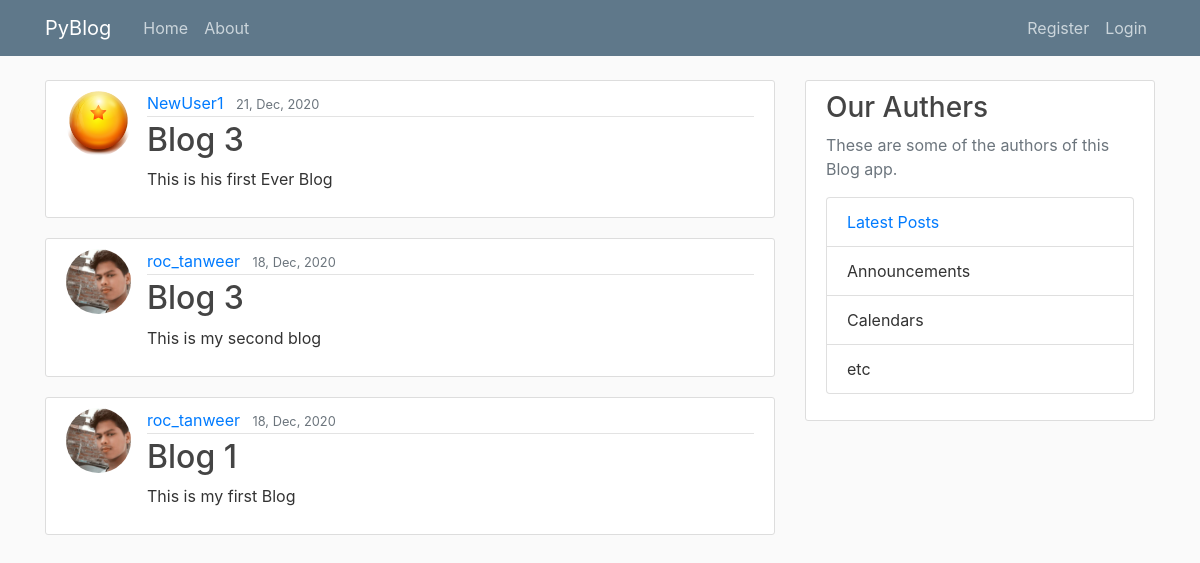
The app's page /, older data.
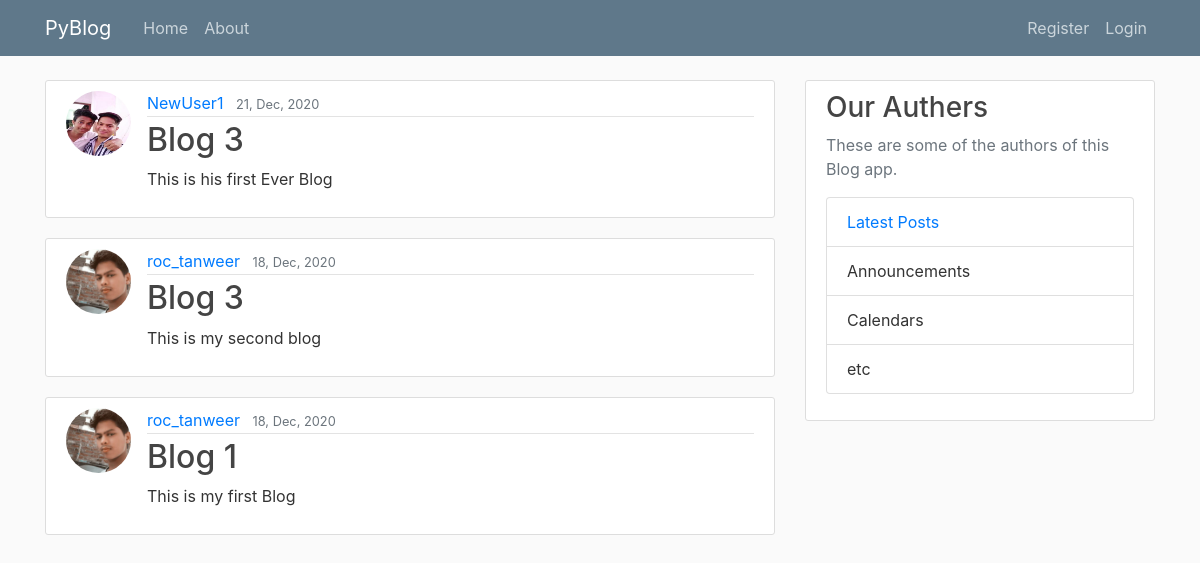
The same page, newer data.
### Blog/models.py (models this page shows, shortened)
class Post(models.Model):
    title = models.CharField(max_length=100)
    content = models.TextField()
    date_posted = models.DateTimeField(default=timezone.now)
    author = models.ForeignKey(User, on_delete=models.CASCADE)

### users/models.py (models this page shows, shortened)
class Profile(models.Model):
    user = models.OneToOneField(User, on_delete=models.CASCADE)
    image = models.ImageField(default='default.jpg', upload_to='profile_pics')

### Blog/views.py (the view)
# urls.py: path('', views.PostListView.as_view(), name='blog-home'),
class PostListView(ListView):
    model = Post
    context_object_name = 'posts'
    template_name = 'Blog/home.html'
    paginate_by = 10
    ordering = ['-date_posted']

### Blog/templates/Blog/home.html (shortened to what this page needs)
{% extends 'Blog/base.html' %}
{% block content %}
{% for post in posts %}
<article class="media content-section">
    <img class="rounded-circle article-img" src="{{ post.author.profile.image.url }}">
    <div class="media-body">
        <div class="article-metadata">
            <a class="mr-2" href="{% url 'user-posts' post.author.username %}">{{ post.author }}</a>
            <small class="text-muted">{{ post.date_posted|date:'d, M, Y' }}</small>
        </div>
        <h2><a class="article-title" href="{% url 'post-detail' post.id %}">{{ post.title }}</a></h2>
        <p class="article-content">{{ post.content }}</p>
    </div>
</article>
{% endfor %}
{% endblock content %}

Row changes from the older to the newer data that the page shows:
changed through a linked row, Post "This is his first Ever Blog": author.profile.image: picture added in place of a placeholder
